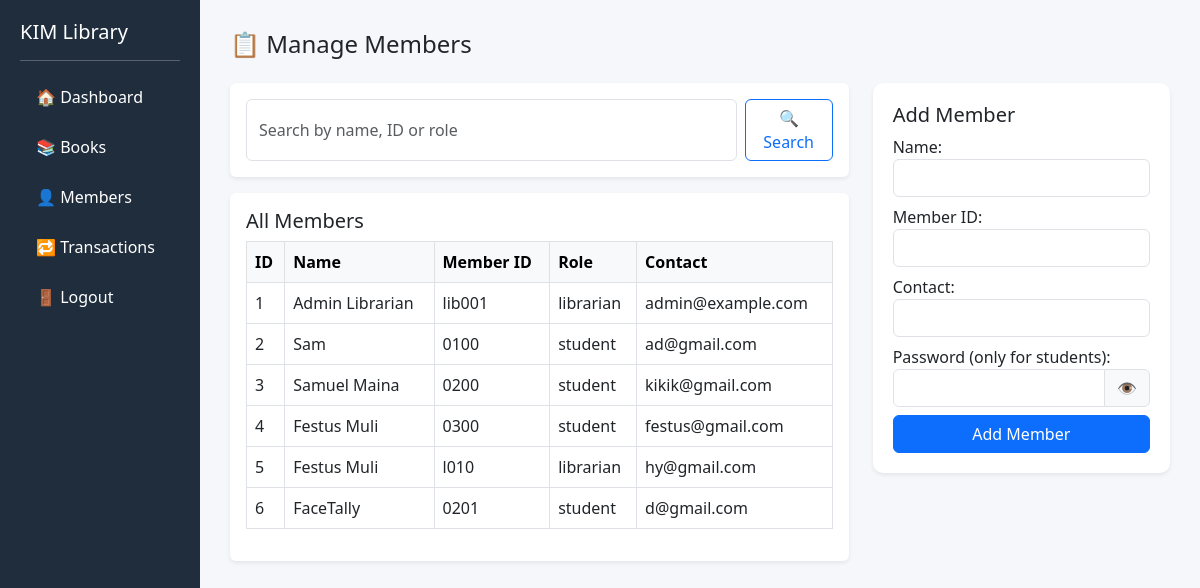
Page /members (signed in) on the committed database.
### tables this page shows
CREATE TABLE members (
            id INTEGER PRIMARY KEY AUTOINCREMENT,
            name TEXT,
            member_id TEXT UNIQUE,
            contact TEXT,
            password TEXT
        , role TEXT DEFAULT "student", last_visited TEXT);

### app.py (the view)
@app.route('/members')
def members():
    if 'librarian_id' not in session:
        return redirect('/librarian/login')
    conn = get_db_connection()
    members = conn.execute('SELECT * FROM members').fetchall()
    conn.close()
    return render_template('members.html', members=members)

### db.py (called while the page is built)
def get_db_connection():
    conn = sqlite3.connect('library.db')
    conn.row_factory = sqlite3.Row
    return conn

### Templates/members.html (shortened to what this page needs)
<!DOCTYPE html>
<html lang="en">
<head>
    <link href="https://cdn.jsdelivr.net/npm/bootstrap@5.3.0/dist/css/bootstrap.min.css" rel="stylesheet">
</head>
<body>
<div class="container-fluid">
    <div class="row">
        <div class="col-md-2 sidebar">
            <h5>KIM Library</h5>
            <hr>
            <ul class="nav flex-column">
                <li class="nav-item"><a class="nav-link" href="/librarian/dashboard">🏠 Dashboard</a></li>
                <li class="nav-item"><a class="nav-link" href="/books">📚 Books</a></li>
                <li class="nav-item"><a class="nav-link" href="/members">👤 Members</a></li>
                <li class="nav-item"><a class="nav-link" href="/transactions">🔁 Transactions</a></li>
                <li class="nav-item"><a class="nav-link" href="/librarian/logout">🚪 Logout</a></li>
            </ul>
        </div>
        <div class="col-md-10 content">
            <h4 class="mb-4">📋 Manage Members</h4>
            <div class="row">
                <div class="col-md-8">
                    <div class="bg-white p-3 rounded shadow-sm mb-3">
                        <form method="get" action="/members" class="d-flex">
                            <input type="text" name="search" class="form-control me-2" placeholder="Search by name, ID or role" value="{{ search }}">
                            <button class="btn btn-outline-primary" type="submit">🔍 Search</button>
                        </form>
                    </div>
                    <div class="table-responsive bg-white p-3 rounded shadow-sm">
                        <h5>All Members</h5>
                        <table class="table table-hover table-bordered">
                            <thead class="table-light">
                                <tr>
                                    <th>ID</th>
                                    <th>Name</th>
                                    <th>Member ID</th>
                                    <th>Role</th>
                                    <th>Contact</th>
                                </tr>
                            </thead>
                            <tbody>
                                {% for member in members %}
                                    <tr>
                                        <td>{{ member.id }}</td>
                                        <td>{{ member.name }}</td>
                                        <td>{{ member.member_id }}</td>
                                        <td>{{ member.role }}</td>
                                        <td>{{ member.contact }}</td>
                                    </tr>
                                {% endfor %}
                            </tbody>
                        </table>
                    </div>
                </div>
                <div class="col-md-4">
                    <div class="form-section shadow-sm">
                        <h5>Add Member</h5>
                        <form method="POST" action="/add_member">
                            <div class="mb-2">
                                <label>Name:</label>
                                <input type="text" name="name" class="form-control" required>
                            </div>
                            <div class="mb-2">
                                <label>Member ID:</label>
                                <input type="text" name="member_id" class="form-control" required>
                            </div>
                            <div class="mb-2">
                                <label>Contact:</label>
                                <input type="text" name="contact" class="form-control" required>
                            </div>
                            <div class="mb-2">
                                    <label>Password (only for students):</label>
                                    <div class="input-group">
                                        <input type="password" name="password" id="password" class="form-control">
                                        <span class="input-group-text" id="togglePassword" style="cursor: pointer;">👁️</span>
                                    </div>
                                </div>
                            <button type="submit" class="btn btn-primary w-100">Add Member</button>
                        </form>
                    </div>
                </div>
            </div>
        </div>
    </div>
</div>
</body>
</html>

### Templates/members.html (style rules this page uses)
body { background: #f5f7fa; }
.sidebar { height: 100vh; background-color: #1f2d3d; padding: 20px; color: white; }
.sidebar .nav-link { color: #fff; margin-bottom: 10px; }
.content { padding: 30px; }
.form-section { background: #fff; padding: 20px; border-radius: 10px; }

### rows in the picture
members: id "1", name "Admin Librarian", member_id "lib001", role "librarian", contact "admin@example.com"
members: id "2", name "Sam", member_id "0100", role "student", contact "ad@gmail.com"
members: id "3", name "Samuel Maina", member_id "0200", role "student", contact "kikik@gmail.com"
members: id "4", name "Festus Muli", member_id "0300", role "student", contact "festus@gmail.com"
members: id "5", name "Festus Muli", member_id "l010", role "librarian", contact "hy@gmail.com"
members: id "6", name "FaceTally", member_id "0201", role "student", contact "d@gmail.com"
